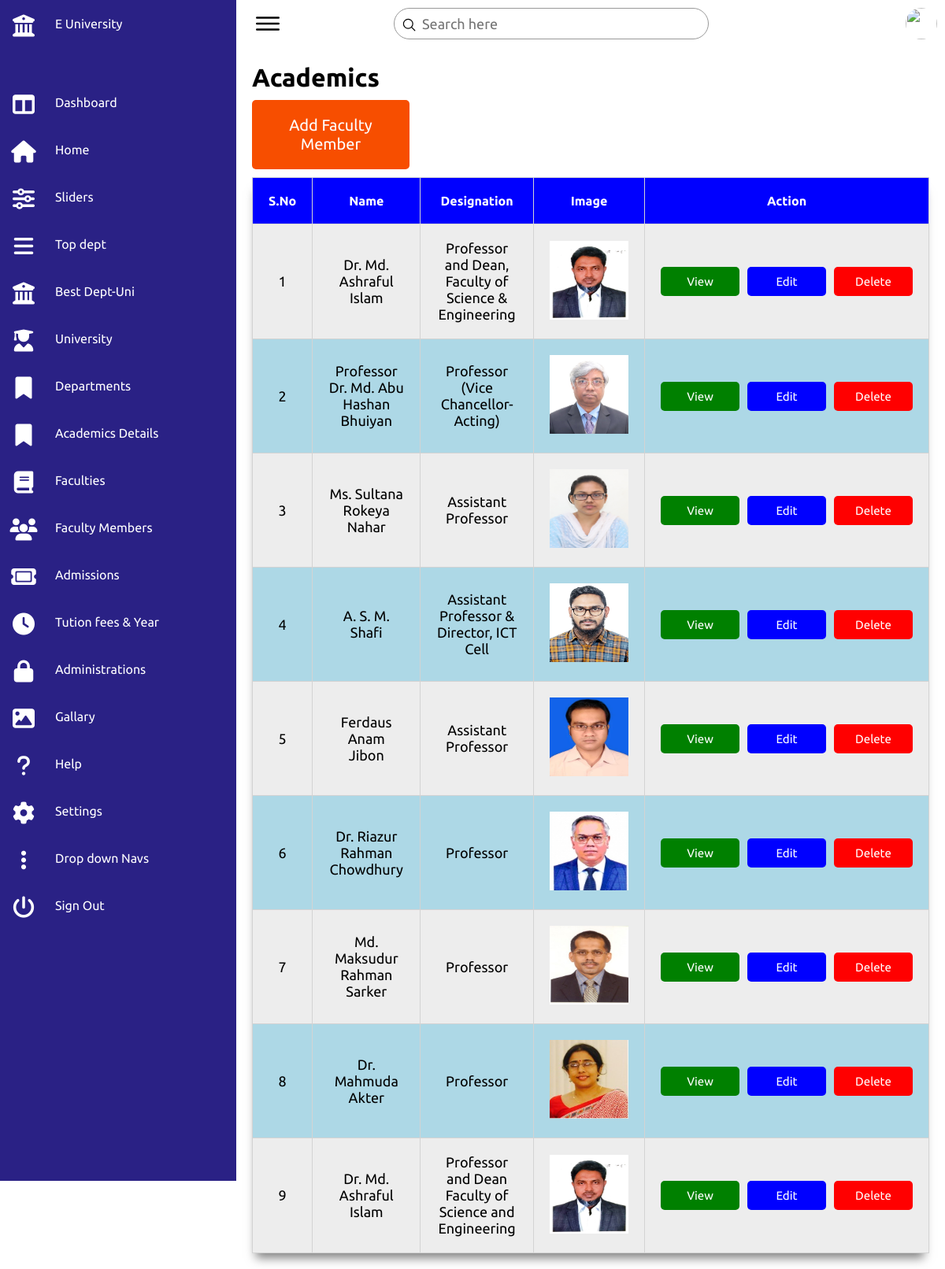
/faculty-members.php, run on the app's committed database.
### tables this page shows
CREATE TABLE `faculty_member` (
  `id` int NOT NULL,
  `name` varchar(255) NOT NULL,
  `designation` varchar(255) NOT NULL,
  `university_id` int NOT NULL,
  `academic_id` int NOT NULL,
  `image` varchar(255) NOT NULL
);

### faculty-members.php (the view, shortened to what this page needs)
<!DOCTYPE html>
<html lang="en">
<head>
    <link rel="stylesheet" href="https://cdnjs.cloudflare.com/ajax/libs/font-awesome/6.2.1/css/all.min.css">
    <link rel="stylesheet" href="css/admin.css">
</head>
<body>
    <div class="container">
        <?php include_once 'admin-nav.php'?>
        <div class="main">
            <div class="topbar">
                <div class="toggle">
                    <ion-icon name="menu-outline"></ion-icon>
                </div>
                <div class="search">
                    <label>
                        <input type="text" placeholder="Search here">
                        <ion-icon name="search-outline"></ion-icon>
                    </label>
                </div>
                <div class="user">
                    <img src="assets/imgs/customer01.jpg" alt="">
                </div>
            </div>
            <div class="table">
                <h1>Academics</h1>
                <div class="btn">
                    <a href="add-faculty-member.php">Add Faculty Member</a>
                </div>
            <table>
                    <tr>
                        <th>S.No</th>
                        <th>Name </th>
                        <th>Designation</th>
                        <th>Image</th>
                        <th>Action</th>
                    </tr>
                    <?php
                    include_once 'config.php';
                    $sql = "SELECT * FROM faculty_member";
                    $result = mysqli_query($conn,$sql);
                    $id = 1;
                    while ($row = mysqli_fetch_assoc($result)){
                    ?>
                    <tr>
                        <td><?= $id++ ?></td>
                        <td><?= $row['name']?></td>
                        <td><?= $row['designation']?></td>
                        <td><img src="<?= $row['image']?>" alt="" style="width:100px;height:100px;"></td>
                        <td style="margin-left :20px;">
                            <div class="action-btn">
                             <a href="view-faculty-member.php?id=<?= $row['id'] ?>" style="background:green;">View</a>
                             <a href="edit-faculty-member.php?id=<?= $row['id'] ?>" style="background:blue;">Edit</a>
                             <a href="delete-faculty-member.php?id=<?= $row['id'] ?>" style="background:red;">Delete</a>
                            </div>
                        </td>
                    </tr>
                    <?php } ?>
                    </table>
            </div>
        </div>
    </div>
</body>
</html>

### css/admin.css (style rules this page uses)
* { font-family: "Ubuntu", sans-serif; margin: 0; padding: 0; box-sizing: border-box; }
:root { --blue: #2a2185; --white: #fff; --gray: #f5f5f5; --black1: #222; --black2: #999; }
body { overflow-x: hidden; }
.container { position: relative; width: 100%; display: flex; justify-content: space-between; align-items: center; height: 100%; }
.main { position: absolute; width: calc(100% - 300px); left: 300px; height: 100%; background: var(--white); transition: 0.5s; }
.topbar { width: 100%; height: 60px; display: flex; justify-content: space-between; align-items: center; padding: 0 10px; }
.toggle { position: relative; width: 60px; height: 60px; display: flex; justify-content: center; align-items: center; font-size: 2.5rem; cursor: pointer; }
.search { position: relative; width: 400px; margin: 0 10px; }
.search label { position: relative; width: 100%; }
.search label input { width: 100%; height: 40px; border-radius: 40px; padding: 5px 20px; padding-left: 35px; font-size: 18px; outline: none; border: 1px solid var(--black2); }
.search label ion-icon { position: absolute; top: 0; left: 10px; font-size: 1.2rem; }
.user { position: relative; width: 40px; height: 40px; border-radius: 50%; overflow: hidden; cursor: pointer; }
.user img { position: absolute; top: 0; left: 0; width: 100%; height: 100%; object-fit: cover; }
table { width: 100%; box-shadow: -1px 12px 12px -6px rgba(0,0,0,0.5); }
table, td, th { padding: 20px; border: 1px solid lightgray; border-collapse: collapse; text-align: center; cursor: pointer; }
td { font-size: 18px; }
th { background-color: blue; color: white; }
tr:nth-child(odd) { background-color: lightblue; }
tr:nth-child(even) { background-color: #ededed; }
.table { padding: 20px; width: 100%; }
.table .btn { padding:20px; background: rgb(247, 78, 0); width: 200px; text-decoration: none; border-radius: 5px; text-align: center; margin-top: 10px; margin-bottom: 10px; }
.table .btn a { text-decoration: none; color: white; font-size: 20px; }
.table .action-btn { display: flex; gap: 10px; align-items: center; }
.table .action-btn a { width: 100px; padding: 10px; text-align: center; text-decoration: none; color: white; border-radius: 5px; font-size: 15px; }

### data on the page
faculty_member: name "Dr. Md. Ashraful Islam", designation "Professor and Dean, Faculty of Science & Engineering", image (picture)
faculty_member: name "Professor Dr. Md. Abu Hashan Bhuiyan", designation "Professor (Vice Chancellor-Acting)", image (picture)
faculty_member: name "Ms. Sultana Rokeya Nahar", designation "Assistant Professor", image (picture)
faculty_member: name "A. S. M. Shafi", designation "Assistant Professor & Director, ICT Cell", image (picture)
faculty_member: name "Ferdaus Anam Jibon", designation "Assistant Professor", image (picture)
faculty_member: name "Dr. Riazur Rahman Chowdhury", designation "Professor", image (picture)
faculty_member: name "Md. Maksudur Rahman Sarker", designation "Professor", image (picture)
faculty_member: name "Dr. Mahmuda Akter", designation "Professor", image (picture)
faculty_member: name "Dr. Md. Ashraful Islam", designation "Professor and Dean Faculty of Science and Engineering", image (picture)
